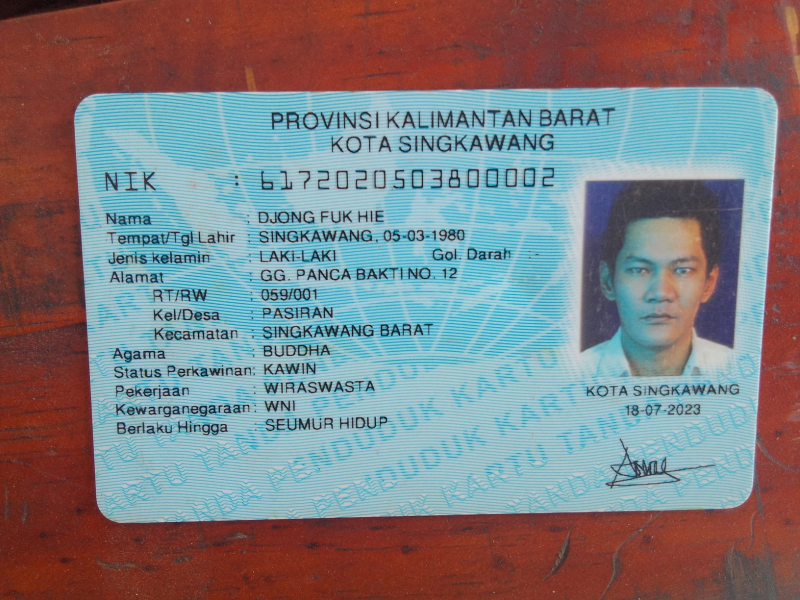
#> input picture input/WhatsApp Image 2026-09-16 at 16.24.58.jpeg, 1600 x 1200 px (shown at 1/2 size)
$ python holdout_annotation_tool_v3.py ../../input
#> lines starting #> are read from the running program, lines starting #| are printed output that depends on the picture
"""Local-only, human-reviewed holdout corner annotation tool.

OpenCV GUI: left click the four *physical* KTP corners in any order.
Keys: a/d=rotate preview CCW/CW, r=reset points, s=save, n=skip, q=quit.
No automatic detector output is used as ground truth. No photo is uploaded.
"""
from __future__ import annotations

import argparse
import json
from pathlib import Path

import cv2
import numpy as np

from autodocscanner.core.quad_validation import validate_quad

EXTENSIONS = {".jpg", ".jpeg", ".png", ".bmp", ".webp"}


# [53 lines left out: functions normalize_corners, save_annotation, rotated_to_original, original_to_rotated, not called in this run]


def preview_geometry(image_shape, turns, canvas_width, canvas_height, header=54):
    """Fit the oriented photo into a fixed canvas WITHOUT stretching."""
    h, w = image_shape[:2]
    rotated_w, rotated_h = (h, w) if turns % 2 else (w, h)
    usable_h = canvas_height - header
    scale = min(canvas_width / rotated_w, usable_h / rotated_h)
    draw_w = max(1, int(round(rotated_w * scale)))
    draw_h = max(1, int(round(rotated_h * scale)))
    left = (canvas_width - draw_w) // 2
    top = header + (usable_h - draw_h) // 2
    return left, top, draw_w, draw_h


def annotate_folder(folder, output, *, width=960, height=680):
#> called with width = 960, height = 680
    photos = [p for p in sorted(Path(folder).iterdir()) if p.suffix.lower() in EXTENSIONS]
    if not photos:
        print("No photos found.")
        return
    window = "KTP Holdout V3 - A/D rotate | S save | R reset | N skip | Q quit"
    # Autosize ensures mouse callback coordinates match the rendered canvas.
    # The image itself is letterboxed into this canvas without distortion.
    cv2.namedWindow(window, cv2.WINDOW_AUTOSIZE)
    try:
        for file in photos:
            image = cv2.imread(str(file), cv2.IMREAD_COLOR)
#> image is the input picture: shape (1200, 1600, 3); mean B, G, R 129.5, 125.8, 126.8
            if image is None:
                print(f"Skipping unreadable file: {file.name}")
                continue
            points = []  # Always coordinates in the ORIGINAL image.
            state = {"turns": 0, "rect": (0, 0, 1, 1)}

            # [11 lines left out: function on_mouse, not called in this run]

            cv2.setMouseCallback(window, on_mouse)
            while True:
                turns = state["turns"]
                oriented = np.rot90(image, -turns).copy()
                rh, rw = oriented.shape[:2]
#> rh = 1200; rw = 1600
                left, top, dw, dh = preview_geometry(image.shape, turns, width, height)
#> left = 62; top = 54; dw = 835; dh = 626
                state["rect"] = (left, top, dw, dh)
                canvas = np.zeros((height, width, 3), dtype=np.uint8)
                display = cv2.resize(oriented, (dw, dh), interpolation=cv2.INTER_AREA)
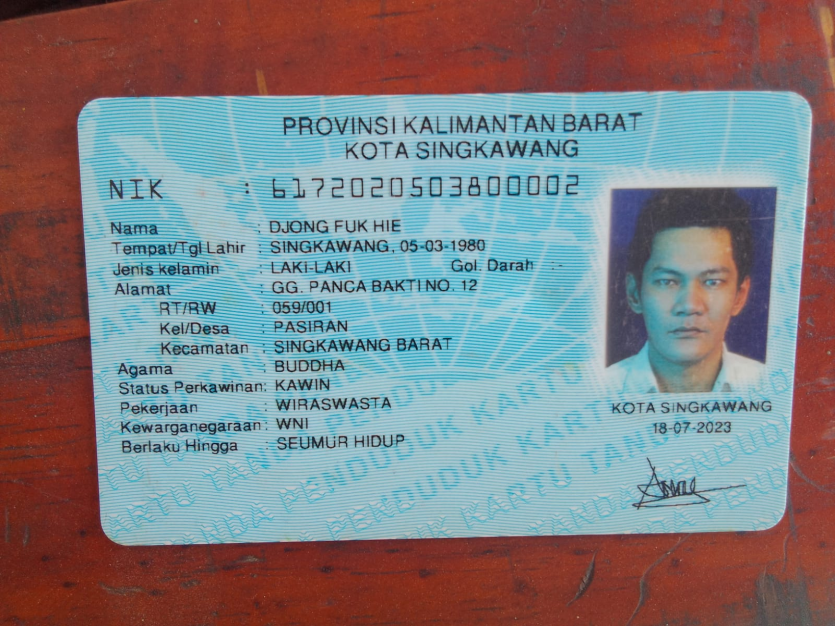
#> display: shape (626, 835, 3); mean B, G, R 129.5, 125.8, 126.8
                canvas[top:top + dh, left:left + dw] = display
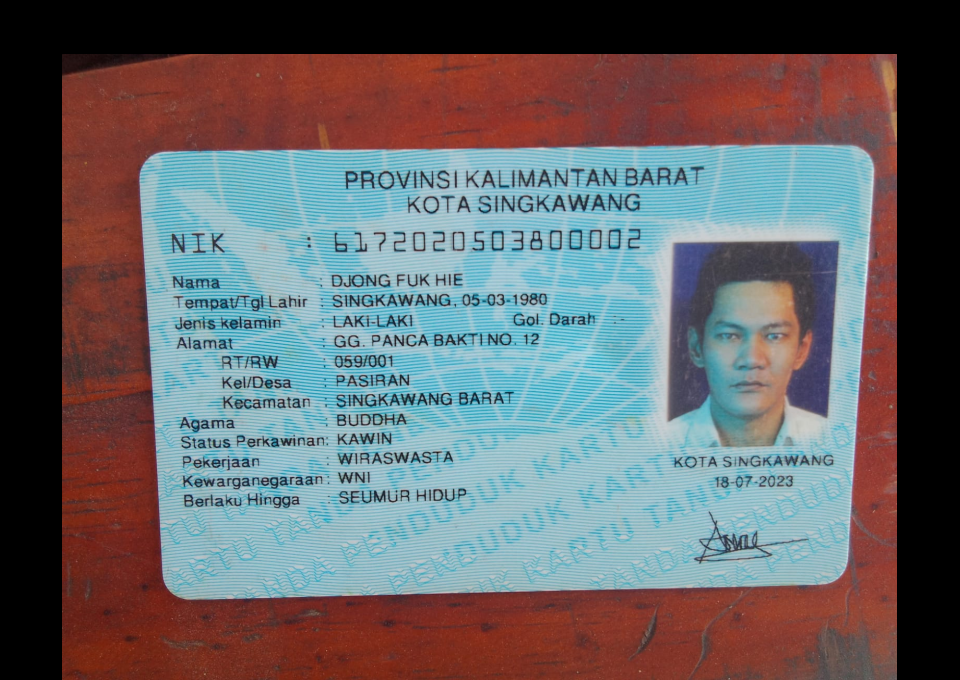
#> canvas: shape (680, 960, 3); mean B, G, R 103.7, 100.7, 101.5
                cv2.putText(canvas, "A/D: putar 90   R: ulang   S: simpan   N: lewati   Q: keluar",
                            (14, 23), cv2.FONT_HERSHEY_SIMPLEX, .57, (240, 240, 240), 1)
                cv2.putText(canvas, f"{file.name[:65]}   Titik: {len(points)}/4   Rotasi: {turns * 90} deg",
                            (14, 45), cv2.FONT_HERSHEY_SIMPLEX, .46, (205, 205, 205), 1)
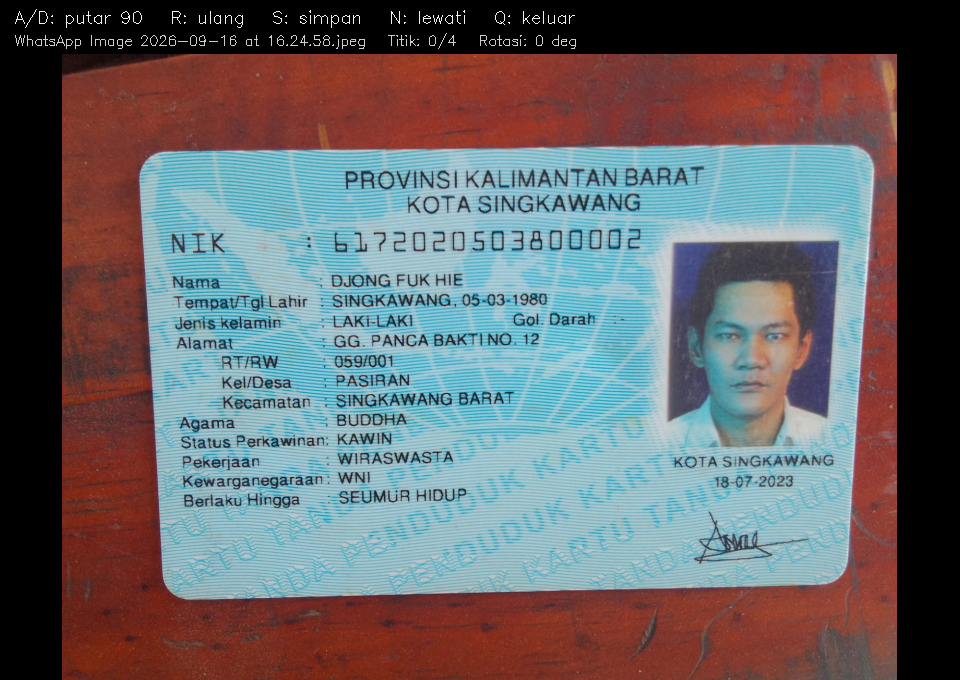
#> canvas: shape (680, 960, 3); mean B, G, R 104.4, 101.4, 102.2
                shown = []
                for i, original in enumerate(points):
                    px, py = original_to_rotated(original, image.shape, turns)
                    sx = left + int(round(px * dw / rw))
                    sy = top + int(round(py * dh / rh))
                    shown.append([sx, sy])
                    cv2.circle(canvas, (sx, sy), 5, (0, 255, 255), -1)
                    cv2.putText(canvas, str(i + 1), (sx + 7, sy - 7),
                                cv2.FONT_HERSHEY_SIMPLEX, .6, (0, 255, 255), 2)
#> after the loop, shown = []
                if len(shown) == 4:
                    center = np.mean(shown, axis=0)
                    ordered = sorted(shown, key=lambda p: np.arctan2(p[1] - center[1], p[0] - center[0]))
                    cv2.polylines(canvas, [np.asarray(ordered, dtype=np.int32)],
                                  True, (0, 255, 0), 2)
                cv2.imshow(window, canvas)
                key = cv2.waitKey(50) & 0xFF
#> (key q is pressed here)
                if key == ord("q"):
                    return
                if key == ord("a"):
                    state["turns"] = (state["turns"] - 1) % 4
                if key == ord("d"):
                    state["turns"] = (state["turns"] + 1) % 4
                if key == ord("r"):
                    points.clear()
                if key == ord("n"):
                    break
                if key == ord("s"):
                    if len(points) != 4:
                        print(f"Select exactly four corners first ({len(points)}/4).")
                        continue
                    try:
                        save_annotation(output, file.name, points, image.shape)
                    except ValueError as exc:
                        print(f"{file.name}: {exc}; press R to retry.")
                        continue
                    print(f"Saved annotation in original coordinates: {file.name}")
                    break
    finally:
        cv2.destroyWindow(window)


def main():
    parser = argparse.ArgumentParser(description="Annotate physical KTP corners locally for holdout evaluation")
    parser.add_argument("folder", type=Path)
    parser.add_argument("--output", type=Path, default=Path("holdout_annotations.json"))
    args = parser.parse_args()
    annotate_folder(args.folder, args.output)


if __name__ == "__main__":
    main()
